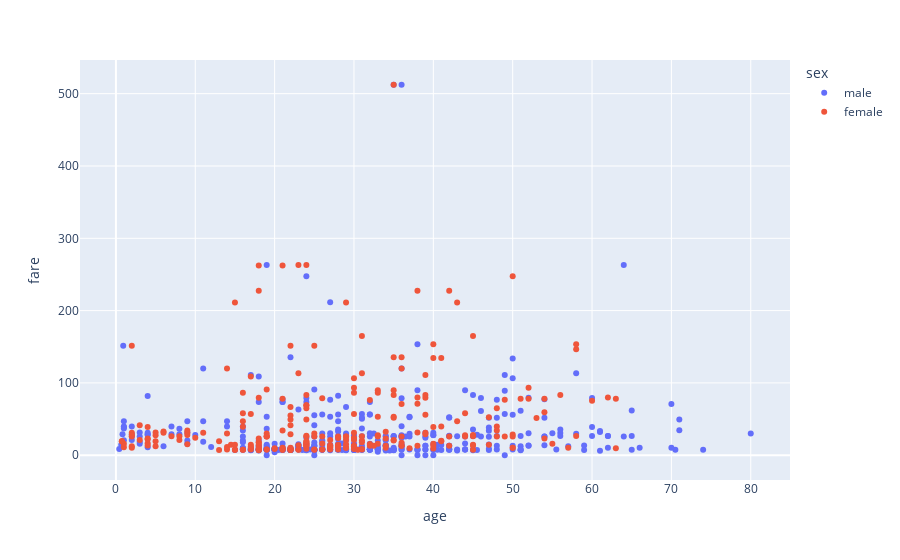

The notebook cell this image was saved under:
### Code cell
# making scatter plot via plotly
# import the plotly libraray
import plotly.express as px
fig = px.scatter(df,x='age',y = 'fare',color='sex')
fig

### Figure 1 — Plotly figure (JSON) as saved in the notebook; plotly's stock layout.template omitted (floating-point values rounded to 4 significant figures; data arrays with more than 128 entries replaced by an {"elided": "..."} marker saying what was removed)
{"data": [{"hovertemplate": "sex=male<br>age=%{x}<br>fare=%{y}<extra></extra>", "legendgroup": "male", "marker": {"color": "#636efa", "symbol": "circle"}, "mode": "markers", "name": "male", "orientation": "v", "showlegend": true, "type": "scatter", "x": {"elided": "577 float values"}, "xaxis": "x", "y": {"elided": "577 float values"}, "yaxis": "y"}, {"hovertemplate": "sex=female<br>age=%{x}<br>fare=%{y}<extra></extra>", "legendgroup": "female", "marker": {"color": "#EF553B", "symbol": "circle"}, "mode": "markers", "name": "female", "orientation": "v", "showlegend": true, "type": "scatter", "x": {"elided": "314 float values"}, "xaxis": "x", "y": {"elided": "314 float values"}, "yaxis": "y"}], "layout": {"legend": {"title": {"text": "sex"}, "tracegroupgap": 0}, "margin": {"t": 60}, "xaxis": {"anchor": "y", "domain": [0, 1], "title": {"text": "age"}}, "yaxis": {"anchor": "x", "domain": [0, 1], "title": {"text": "fare"}}}}
